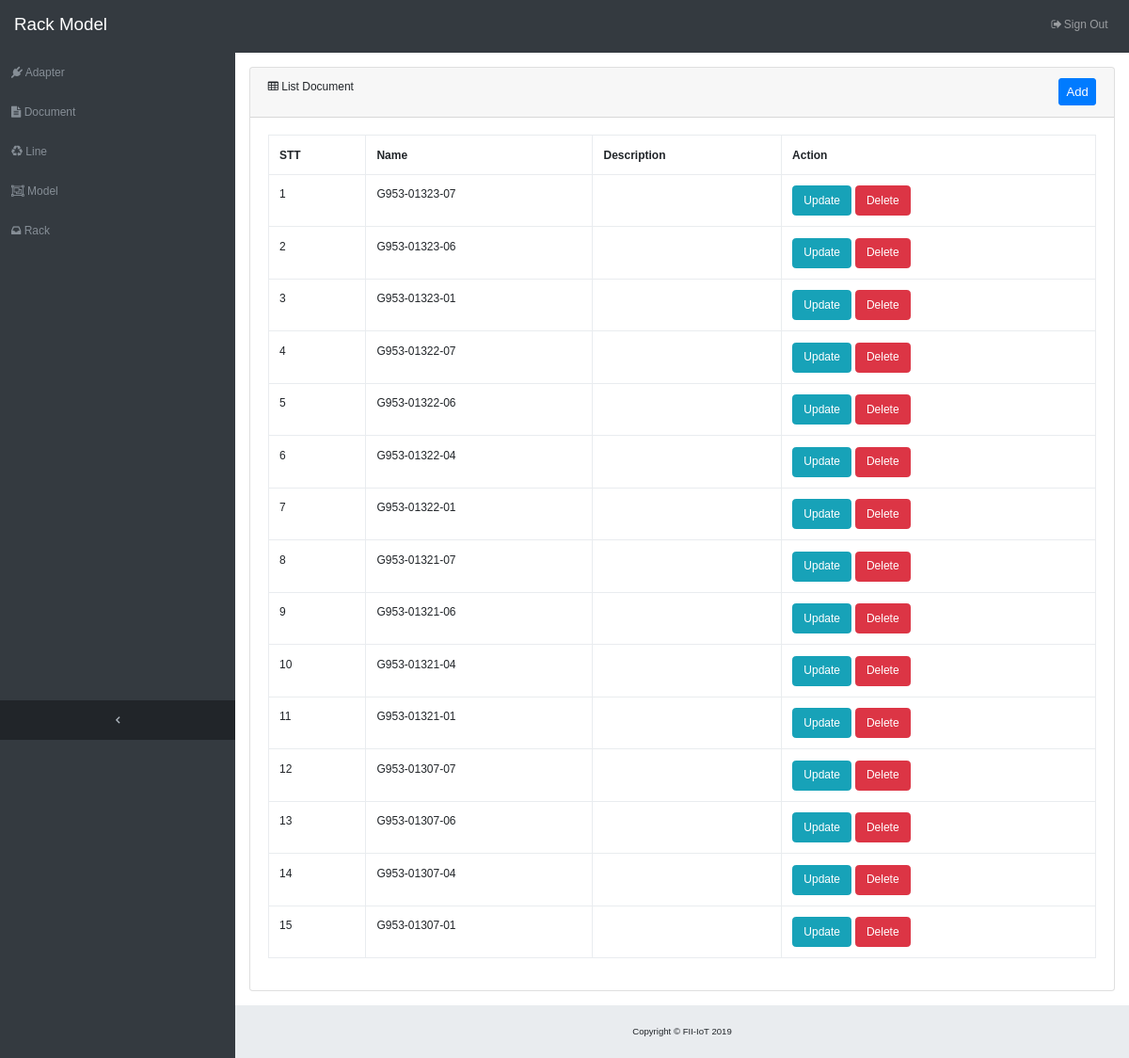
/?task=showListDocument (signed in), run on the app's committed database.
### tables this page shows
CREATE TABLE `documents` (
  `id` int(11) NOT NULL,
  `name` text NOT NULL,
  `description` text NOT NULL
);

### views/View.php (called while the page is built, shortened)
<?php
	class View{
		public function showListDocument($data){
			require_once('template/list-document.php');
		}
	}
?>

### controllers/Controller.php (called while the page is built, shortened)
<?php include_once("models/Model.php"); ?>
<?php include_once("views/View.php"); ?>
<?php
	class Controller{
		private $model = null;
		private $view = null;
		function __construct($foo = null){
			$this->model = new Model();
			$this->view = new View();
		}
		public function showListDocument(){
			$this->data = $this->model->getListDocument();
			$this->view->showListDocument($this->data);
		}
	}
?>

### index.php (called while the page is built, shortened)
<?php include_once("controllers/Controller.php"); ?>
<?php
	$controller = new Controller();
	$isLogged = false;
	if(isset($_SESSION['logged'])){
		$isLogged = $_SESSION['logged'];
	}
	$task = "frmLogin";
	if($isLogged){
		$task = "showListAdapter";
		if(isset($_GET['task'])){
			$task = $_GET['task'];
		}
	}
	$controller->$task();
	return;
?>

### models/Model.php (called while the page is built, shortened)
<?php
	class Model{
		private $con = null;
		function __construct(){
			$this->con = mysqli_connect(HOST, USER, PASS, NAME_DB);
			mysqli_set_charset($this->con, "utf8");
		}
		public function getListDocument(){
			$query = "SELECT * FROM `documents` ORDER BY `id` DESC";
			$data = $this->con->query($query);
			$numRows = $data->num_rows;
			$result = array();
			if($numRows > 0){
				while($row = $data->fetch_assoc()){
					$result[] = $row;
				}
			}
			return $result;
		}
	}
?>

### template/list-document.php (the view)
<?php include_once("template/header.php"); ?>
      <div class="row">
        <div class="col-12">
        <div class="card mb-3">
          <div class="card-header">
            <i class="fa fa-table"></i> List Document <a href="?task=frmInsertDocument" class="float-right"><button class="btn btn-primary btn-sm">Add</button></a>
          </div>
          <div class="card-body">
            <div class="table-responsive">
               <table class="table table-bordered" id="dataTable" width="100%" cellspacing="0">
      					<tr>
                  <th>STT</th>
                  <th>Name</th>
                  <th>Description</th>
                  <th>Action</th>
                </tr>
                <?php $stt = 0; ?>
                <?php foreach ($data as $key => $value) : ?>
                  <tr>
                    <td><?php echo ++$stt; ?></td>
                    <td><?php echo $value['name']; ?></td>
                    <td><?php echo $value['description']; ?></td>
                    <td>
                      <a href="?task=frmUpdateDocument&id=<?php echo $value['id']; ?>"><button type="button" class="btn btn-info font-size-12">Update</button>
                      <a href="?task=deleteDocument&id=<?php echo $value['id']; ?>"><button type="button" class="btn btn-danger font-size-12">Delete</button></a></a>
                    </td>
                  </tr>
                <?php endforeach; ?>
              </table>
            </div>
          </div>
        </div>
      </div>
    </div>
<?php include_once("template/footer.php"); ?>

### template/header.php (shortened to what this page needs)
<!DOCTYPE html>
<html lang="en">
<head>
  <link href="template/vendor/bootstrap/css/bootstrap.min.css" rel="stylesheet">
  <link href="template/vendor/font-awesome/css/font-awesome.min.css" rel="stylesheet" type="text/css">
  <link href="template/css/sb-admin.css" rel="stylesheet">
  <link href="template/css/w3.css" rel="stylesheet">
  <link href="template/style.css" rel="stylesheet">
</head>
<body class="fixed-nav sticky-footer bg-dark" id="page-top">
  <nav class="navbar navbar-expand-lg navbar-dark bg-dark fixed-top" id="mainNav">
    <a class="navbar-brand" href="index.php">Rack Model</a>
    <div class="collapse navbar-collapse" id="navbarResponsive">
      <ul class="navbar-nav navbar-sidenav" id="exampleAccordion">
        <li class="nav-item" data-toggle="tooltip" data-placement="right" title="Adapter">
          <a class="nav-link" href="?task=showListAdapter">
            <i class="fa fa-plug"></i>
            <span class="nav-link-text">Adapter</span>
          </a>
        </li>
        <li class="nav-item" data-toggle="tooltip" data-placement="right" title="Document">
          <a class="nav-link" href="?task=showListDocument">
            <i class="fa fa-file-text"></i>
            <span class="nav-link-text">Document</span>
          </a>
        </li>
        <li class="nav-item" data-toggle="tooltip" data-placement="right" title="Line">
          <a class="nav-link" href="?task=showListLine">
            <i class="fa fa-recycle"></i>
            <span class="nav-link-text">Line</span>
          </a>
        </li>
        <li class="nav-item" data-toggle="tooltip" data-placement="right" title="Model">
          <a class="nav-link" href="?task=showListModel">
            <i class="fa fa-object-group"></i>
            <span class="nav-link-text">Model</span>
          </a>
        </li>
        <li class="nav-item" data-toggle="tooltip" data-placement="right" title="Rack">
          <a class="nav-link" href="?task=showListRack">
            <i class="fa fa-inbox"></i>
            <span class="nav-link-text">Rack</span>
          </a>
        </li>
      </ul>
      <ul class="navbar-nav sidenav-toggler">
        <li class="nav-item">
          <a class="nav-link text-center" id="sidenavToggler">
            <i class="fa fa-fw fa-angle-left"></i>
          </a>
        </li>
      </ul>
      <ul class="navbar-nav ml-auto">
        <li class="nav-item">
          <a class="btn_signIn nav-link" href="?task=logoutSystem"><i class="fa fa-fw fa-sign-out"></i>Sign Out</a>
        </li>
      </ul>
    </div>
  </nav>
  <div class="content-wrapper">
    <div class="container-fluid">

### template/footer.php (shortened to what this page needs)
  </div>
    </div>
    <footer class="sticky-footer">
      <div class="container">
        <div class="text-center">
          <small>Copyright © FII-IoT 2019</small>
        </div>
      </div>
    </footer>
</body>
</html>

### template/css/sb-admin.css (style rules this page uses)
html { position: relative; min-height: 100%; }
body { overflow-x: hidden; }
body.sticky-footer { margin-bottom: 56px; }
body.sticky-footer .content-wrapper { min-height: calc(100vh - 56px - 56px); }
body.fixed-nav { padding-top: 56px; }
.content-wrapper { min-height: calc(100vh - 56px); padding-top: 1rem; }
#mainNav .navbar-collapse { overflow: auto; max-height: 75vh; }
#mainNav .navbar-collapse .navbar-nav .nav-item .nav-link { cursor: pointer; }
#mainNav .navbar-collapse .sidenav-toggler { display: none; }
@media (min-width: 992px) { #mainNav .navbar-brand { width: 250px; } }
@media (min-width: 992px) { #mainNav .navbar-collapse { overflow: visible; max-height: none; } }
@media (min-width: 992px) { #mainNav .navbar-collapse .navbar-sidenav { position: absolute; top: 0; left: 0; overflow-x: hidden; overflow-y: auto; -webkit-flex-direction: column; -ms-flex-direction: column; flex-direction: column; margin-top: 56px; } }
@media (min-width: 992px) { #mainNav .navbar-collapse .navbar-sidenav > .nav-item { width: 250px; padding: 0; } }
@media (min-width: 992px) { #mainNav .navbar-collapse .navbar-sidenav > .nav-item > .nav-link { padding: 1em; } }
#mainNav.fixed-top .sidenav-toggler { display: none; }
@media (min-width: 992px) { #mainNav.fixed-top .navbar-sidenav { height: calc(100vh - 112px); } }
@media (min-width: 992px) { #mainNav.fixed-top .sidenav-toggler { position: absolute; top: 0; left: 0; display: flex; overflow-x: hidden; overflow-y: auto; -webkit-flex-direction: column; -ms-flex-direction: column; flex-direction: column; margin-top: calc(100vh - 56px); } }
@media (min-width: 992px) { #mainNav.fixed-top .sidenav-toggler > .nav-item { width: 250px; padding: 0; } }
@media (min-width: 992px) { #mainNav.fixed-top .sidenav-toggler > .nav-item > .nav-link { padding: 1em; } }
#mainNav.fixed-top.navbar-dark .sidenav-toggler { background-color: #212529; }
#mainNav.fixed-top.navbar-dark .sidenav-toggler a i { color: #adb5bd; }
.content-wrapper { overflow-x: hidden; background: white; }
@media (min-width: 992px) { .content-wrapper { margin-left: 250px; } }
#sidenavToggler i { font-weight: 800; }
#mainNav.navbar-dark .navbar-collapse .navbar-sidenav > .nav-item > .nav-link { color: #868e96; }
@media (min-width: 992px) { #mainNav.navbar-dark .navbar-collapse .navbar-sidenav { background: #343a40; } }
footer.sticky-footer { position: absolute; right: 0; bottom: 0; width: 100%; height: 56px; background-color: #e9ecef; line-height: 55px; }
@media (min-width: 992px) { footer.sticky-footer { width: calc(100% - 250px); } }

### template/css/w3.css (style rules this page uses)
html { box-sizing:border-box }
*,*:before,*:after { box-sizing:inherit }
html { -ms-text-size-adjust:100%;-webkit-text-size-adjust:100% }
body { margin:0 }
article,aside,details,figcaption,figure,footer,header,main,menu,nav,section { display:block }
a { background-color:transparent }
small { font-size:80% }
button,input,select,textarea,optgroup { font:inherit;margin:0 }
button,input { overflow:visible }
button,select { text-transform:none }
button,[type=button],[type=reset],[type=submit] { -webkit-appearance:button }
html,body { font-family:Verdana,sans-serif;font-size:15px;line-height:1.5 }
html { overflow-x:hidden }
a { color:inherit }

### template/style.css (style rules this page uses)
body { padding: 0px; margin: 0px; font-size: 12px !important; }
.font-size-12 { font-size: 12px !important; }

### data on the page
documents: name "G953-01323-07"
documents: name "G953-01323-06"
documents: name "G953-01323-01"
documents: name "G953-01322-07"
documents: name "G953-01322-06"
documents: name "G953-01322-04"
documents: name "G953-01322-01"
documents: name "G953-01321-07"
documents: name "G953-01321-06"
documents: name "G953-01321-04"
documents: name "G953-01321-01"
documents: name "G953-01307-07"
documents: name "G953-01307-06"
documents: name "G953-01307-04"
documents: name "G953-01307-01"
